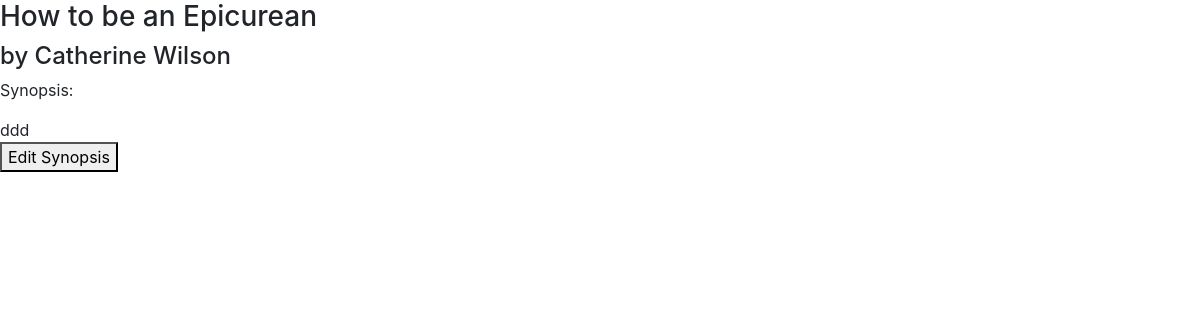
/3/, run on an earlier commit of the app's database.
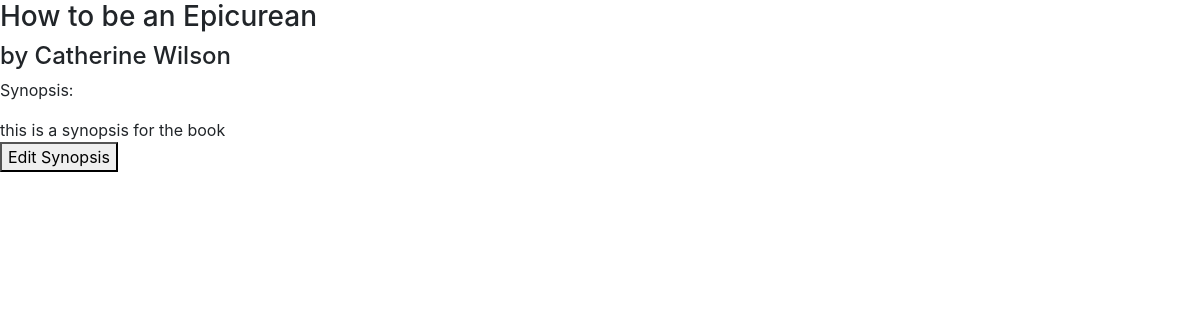
And on a later commit of the database.
### books/models.py (models this page shows, shortened)
class Book(models.Model):
    title = models.CharField(max_length=255)
    author = models.CharField(max_length=255)
    synopsis = models.CharField(max_length=5000, blank=True, null=True)
    thoughts = models.CharField(max_length=5000, blank=True, null=True)
    read_date = models.CharField(max_length=255, blank=True, null=True)
    add_date = models.DateTimeField('date added')

### books/views.py (the view)
# urls.py: path('<int:pk>/', views.DetailView.as_view(), name='detail'),
class DetailView(generic.DetailView):
    model = Book
    template_name = 'books/detail.html'

### books/templates/books/detail.html (shortened to what this page needs)
<!DOCTYPE html>
<html lang="en">
<head>
    <link rel="stylesheet" href="https://stackpath.bootstrapcdn.com/bootstrap/4.4.1/css/bootstrap.min.css"
>
    {% load static %}
    <link rel="stylesheet" href="{% static "books/style.css" %}">
</head>
<body>
    <h3>{{ book.title }}</h3>
    <h4>by {{ book.author }}</h4>
    <p>Synopsis:</p>
    {% if book.synopsis %}
    <div id="current_synopsis">
        <div id="synopsis">{{ book.synopsis }}</div>
        <button id="edit">Edit Synopsis</button>
    </div>
    {% endif %}
</body>
</html>

What changed in the data, as far as the page shows it:
changed Book "How to be an Epicurean": synopsis "ddd" → "this is a synopsis for the book"
